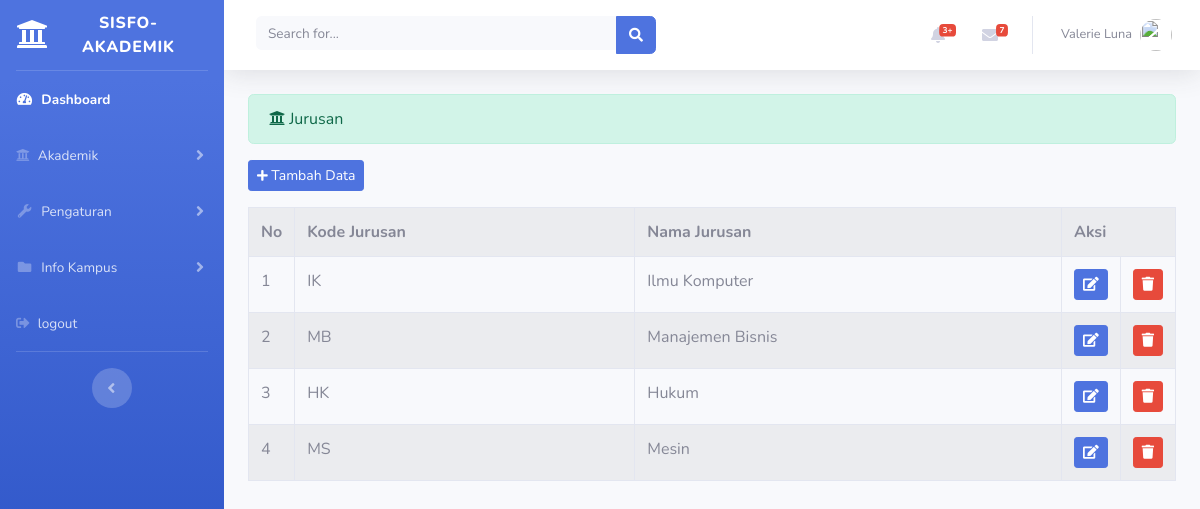
/index.php/administrator/jurusan, run on the app's committed database.
### tables this page shows
CREATE TABLE `jurusan` (
  `id_jurusan` int(11) NOT NULL,
  `kode_jurusan` varchar(3) NOT NULL,
  `nama_jurusan` varchar(25) NOT NULL
);

### application/controllers/administrator/jurusan.php (called while the page is built, shortened)
<?php
class Jurusan extends CI_Controller{
	public function index()
	{
		$data['jurusan'] = $this->jurusan_model->tampil_data()->result();
		$this->load->view('templates_administrator/header');
		$this->load->view('templates_administrator/sidebar');
		$this->load->view('administrator/jurusan', $data);
		$this->load->view('templates_administrator/footer');
	}
}

### index.php (called while the page is built, shortened)
<?php
require_once BASEPATH.'core/CodeIgniter.php';

### application/models/jurusan_model.php (called while the page is built, shortened)
<?php
class Jurusan_model extends CI_Model{
	public function tampil_data()
	{
		return $this->db->get('jurusan');
	}
}

### application/views/administrator/jurusan.php (the view, shortened to what this page needs)
<div class="container-fluid">
	<div class="alert alert-success" role="alert">
		<i class="fas fa-university"></i> Jurusan
  	</div>
  	<?php echo anchor('administrator/jurusan/input','<button class="btn btn-sm btn-primary mb-3"><i class="fas fa-plus fa-sm"></i> Tambah Data</button>') ?>
  	<table class="table table-bordered table-hover table-striped">
  		<tr>
  			<th>No</th>
  			<th>Kode Jurusan</th>
  			<th>Nama Jurusan</th>
  			<th colspan="2">Aksi</th>
  		</tr>
  		<?php
  		$no = 1;
  		foreach($jurusan as $jrs) : ?>
  			<tr>
  				<td width="20px"><?php echo $no++ ?></td>
  				<td><?php echo $jrs->kode_jurusan ?></td>
  				<td><?php echo $jrs->nama_jurusan ?></td>
  				<td width="20px"><?php echo anchor('administrator/jurusan/update/'.$jrs->id_jurusan,'<div class="btn btn-sm btn-primary"><i class="fa fa-edit"></i></div>') ?></td>
  				<td width="20px"><?php echo anchor('administrator/jurusan/delete/'.$jrs->id_jurusan,'<div class="btn btn-sm btn-danger"><i class="fa fa-trash"></i></div>') ?></td>
  			</tr>
  		<?php endforeach; ?>
  	</table>
</div>

### data on the page
jurusan: kode_jurusan "IK", nama_jurusan "Ilmu Komputer"
jurusan: kode_jurusan "MB", nama_jurusan "Manajemen Bisnis"
jurusan: kode_jurusan "HK", nama_jurusan "Hukum"
jurusan: kode_jurusan "MS", nama_jurusan "Mesin"
